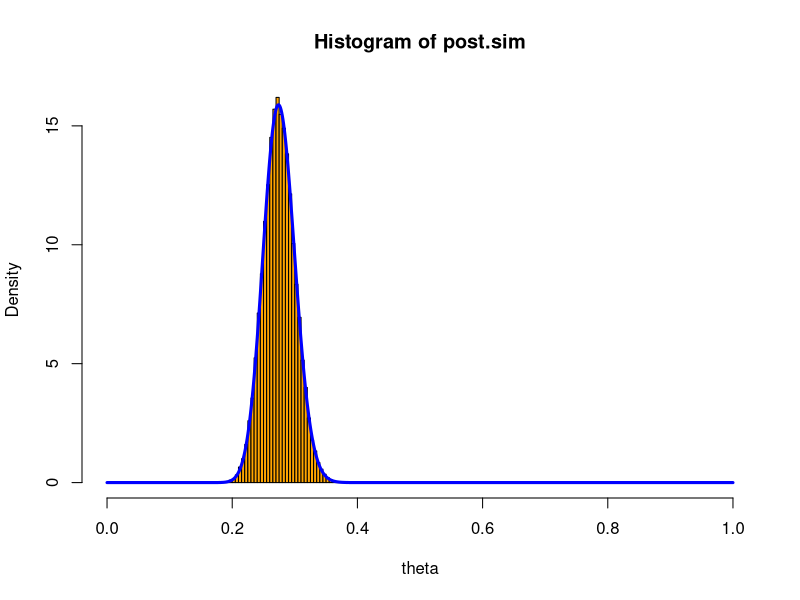

Write the R code that produced this figure.
## Boston Exit Poll Data
##
## Data from Cobb, Greiner, and Quinn (2012)
## "Can Voter ID Laws Be Administered in a Race-Neutral Manner?
## Evidence from the City of Boston in 2008" QJPS
##
##
## Data from Cathedral High School Polling Location
##


## Overall fraction asked for ID
n <- 314   ## number of voters sampled
y <- 86    ## number of sampled voters who report being asked for ID

## parameters for beta prior
a <- 1
b <- 1

## posterior is Beta(y+a, n-y+b)
post.mean.exact <- (y+a)/(n+a+b)
post.var.exact <- ((y+a)*(n-y+b))/( (n+a+b)^2 * (n+a+b+1) )
post.sd.exact <- sqrt(post.var.exact)
post.025.exact <- qbeta(0.025, y+a, n-y+b)
post.975.exact <- qbeta(0.975, y+a, n-y+b)


M <- 50000 ## number of Monte Carlo simulations
post.sim <- rbeta(M, y+a, n-y+b)
post.mean.sim <- mean(post.sim)
post.var.sim <- var(post.sim)
post.sd.sim <- sd(post.sim)
post.025.sim <- quantile(post.sim, prob=0.025)
post.975.sim <- quantile(post.sim, prob=0.975)

## plotting the posterior density
## (exact and histogram of draws from the posterior)
hist(post.sim, nclass=50, prob=TRUE, xlim=c(0,1), col="orange", xlab="theta")
thetavals <- seq(from=0, to=1, by=.001)
lines(thetavals, dbeta(thetavals, y+a, n-y+b), lwd=3, col="blue")

cat("###################################################################\n")
cat("Summary of the Posterior Distribution (Exact)\n")
cat("posterior mean of theta:        ", round(post.mean.exact, 3), "\n", sep="")
cat("posterior variance of theta:    ", round(post.var.exact, 5), "\n", sep="")
cat("posterior SD of theta:          ", round(post.sd.exact, 3), "\n", sep="")
cat("central 95% credible interval: (", round(post.025.exact, 3), ", ",
    round(post.975.exact, 3), ")\n", sep="")
cat("###################################################################\n\n\n")

cat("###################################################################\n")
cat("Summary of the Posterior Distribution (Simulation)\n")
cat("posterior mean of theta:        ", round(post.mean.sim, 3), "\n", sep="")
cat("posterior variance of theta:    ", round(post.var.sim, 5), "\n", sep="")
cat("posterior SD of theta:          ", round(post.sd.sim, 3), "\n", sep="")
cat("central 95% credible interval: (", round(post.025.sim, 3), ", ",
    round(post.975.sim, 3), ")\n", sep="")
cat("###################################################################\n")
